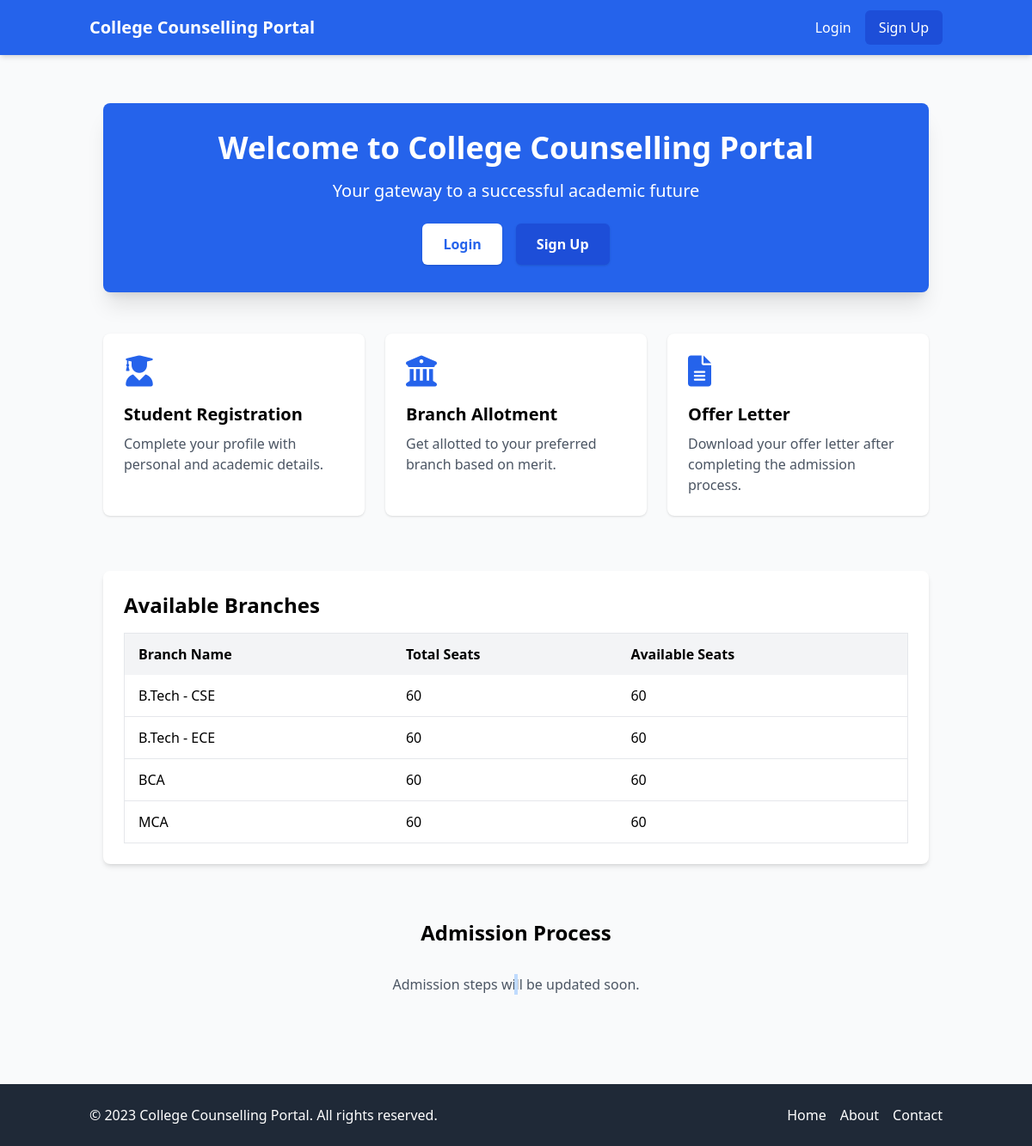
The page / on the database its author committed.
### counselling/models.py (models this page shows, shortened)
class SeatMatrix(models.Model):
    branch_name = models.CharField(max_length=100)
    total_seats = models.IntegerField(default=60)
    filled_seats = models.IntegerField(default=0)
    def available_seats(self):
        return self.total_seats - self.filled_seats

### counselling/views.py (the view)
# urls.py: path('', views.home, name='home'),
def home(request):
    branches = SeatMatrix.objects.all()
    return render(request, 'counselling/home.html', {'branches': branches})

### templates/counselling/home.html (shortened to what this page needs)
{% extends 'base.html' %}
{% block content %}
<div class="max-w-7xl mx-auto px-4 py-8">
    <div class="bg-blue-600 text-white rounded-lg shadow-xl p-8 mb-12 text-center">
        <h1 class="text-4xl font-bold mb-4">Welcome to College Counselling Portal</h1>
        <p class="text-lg md:text-xl mb-6">Your gateway to a successful academic future</p>
        {% if not user.is_authenticated %}
            <div class="flex flex-col md:flex-row justify-center space-y-3 md:space-y-0 md:space-x-4">
                <a href="{% url 'account_login' %}"
                   class="bg-white text-blue-600 hover:bg-blue-50 px-6 py-3 rounded-md font-semibold shadow">
                    Login
                </a>
                <a href="{% url 'account_signup' %}"
                   class="bg-blue-700 hover:bg-blue-800 px-6 py-3 rounded-md font-semibold shadow">
                    Sign Up
                </a>
            </div>
        {% endif %}
    </div>
    <div class="grid grid-cols-1 md:grid-cols-3 gap-6 mb-16">
        <div class="bg-white p-6 rounded-lg shadow hover:shadow-lg transition">
            <div class="text-blue-600 text-4xl mb-4">
                <i class="fas fa-user-graduate"></i>
            </div>
            <h2 class="text-xl font-semibold mb-2">Student Registration</h2>
            <p class="text-gray-600">Complete your profile with personal and academic details.</p>
        </div>
        <div class="bg-white p-6 rounded-lg shadow hover:shadow-lg transition">
            <div class="text-blue-600 text-4xl mb-4">
                <i class="fas fa-university"></i>
            </div>
            <h2 class="text-xl font-semibold mb-2">Branch Allotment</h2>
            <p class="text-gray-600">Get allotted to your preferred branch based on merit.</p>
        </div>
        <div class="bg-white p-6 rounded-lg shadow hover:shadow-lg transition">
            <div class="text-blue-600 text-4xl mb-4">
                <i class="fas fa-file-alt"></i>
            </div>
            <h2 class="text-xl font-semibold mb-2">Offer Letter</h2>
            <p class="text-gray-600">Download your offer letter after completing the admission process.</p>
        </div>
    </div>
    <div class="bg-white p-6 rounded-lg shadow-md mb-16">
        <h2 class="text-2xl font-bold mb-4">Available Branches</h2>
        {% if branches %}
            <div class="overflow-x-auto">
                <table class="min-w-full border border-gray-200 rounded-lg">
                    <thead class="bg-gray-100">
                        <tr>
                            <th class="py-3 px-4 text-left">Branch Name</th>
                            <th class="py-3 px-4 text-left">Total Seats</th>
                            <th class="py-3 px-4 text-left">Available Seats</th>
                        </tr>
                    </thead>
                    <tbody>
                        {% for branch in branches %}
                            <tr class="border-b hover:bg-gray-50">
                                <td class="py-3 px-4">{{ branch.branch_name }}</td>
                                <td class="py-3 px-4">{{ branch.total_seats }}</td>
                                <td class="py-3 px-4">{{ branch.available_seats }}</td>
                            </tr>
                        {% endfor %}
                    </tbody>
                </table>
            </div>
        {% else %}
            <p class="text-gray-600">No branches available at the moment.</p>
        {% endif %}
    </div>
    <div class="mb-12">
        <h2 class="text-2xl font-bold mb-8 text-center">Admission Process</h2>
        <div class="relative">
            <div class="hidden md:block absolute left-1/2 transform -translate-x-1/2 h-full w-1 bg-blue-200"></div>
            {% if steps %}
                {% for step in steps %}
                    <div class="flex flex-col md:flex-row items-center mb-12 relative">
                        {% if forloop.counter|divisibleby:"2" %}
                            <div class="md:w-1/2 md:pr-8"></div>
                            <div class="md:w-8 md:h-8 bg-blue-500 rounded-full flex items-center justify-center text-white font-bold z-10">
                                {{ step.num }}
                            </div>
                            <div class="md:w-1/2 md:pl-8 mt-4 md:mt-0">
                                <h3 class="text-lg font-semibold text-blue-600">{{ step.title }}</h3>
                                <p class="text-gray-600">{{ step.desc }}</p>
                                {% if step.url %}
                                    {% if step.url == 'download_offer_letter' and student and student.payment_verified and student.offer_letter_generated %}
                                        <a href="{% url step.url %}" class="mt-2 inline-block bg-indigo-600 text-white px-4 py-1 rounded hover:bg-indigo-700">Go</a>
                                    {% elif step.url != 'download_offer_letter' %}
                                        <a href="{% url step.url %}" class="mt-2 inline-block bg-blue-600 text-white px-4 py-1 rounded hover:bg-blue-700">Go</a>
                                    {% endif %}
                                {% endif %}
                            </div>
                        {% else %}
                            <div class="md:w-1/2 md:pr-8 text-right">
                                <h3 class="text-lg font-semibold text-blue-600">{{ step.title }}</h3>
                                <p class="text-gray-600">{{ step.desc }}</p>
                                {% if step.url %}
                                    {% if step.url == 'download_offer_letter' and student and student.payment_verified and student.offer_letter_generated %}
                                        <a href="{% url step.url %}" class="mt-2 inline-block bg-indigo-600 text-white px-4 py-1 rounded hover:bg-indigo-700">Go</a>
                                    {% elif step.url != 'download_offer_letter' %}
                                        <a href="{% url step.url %}" class="mt-2 inline-block bg-blue-600 text-white px-4 py-1 rounded hover:bg-blue-700">Go</a>
                                    {% endif %}
                                {% endif %}
                            </div>
                            <div class="md:w-8 md:h-8 bg-blue-500 rounded-full flex items-center justify-center text-white font-bold z-10">
                                {{ step.num }}
                            </div>
                            <div class="md:w-1/2 md:pl-8"></div>
                        {% endif %}
                    </div>
                {% endfor %}
            {% else %}
                <p class="text-gray-600 text-center">Admission steps will be updated soon.</p>
            {% endif %}
        </div>
    </div>
</div>
{% endblock %}

### templates/base.html (shortened to what this page needs)
<!DOCTYPE html>
<html lang="en">
<head>
    <script src="https://cdn.tailwindcss.com"></script>
    <link rel="stylesheet" href="https://cdnjs.cloudflare.com/ajax/libs/font-awesome/6.0.0/css/all.min.css">
    {% load static %}
    <link rel="stylesheet" href="{% static 'auth.css' %}">
</head>
<body class="bg-gray-50 min-h-screen flex flex-col">
    <nav class="bg-blue-600 text-white shadow-md">
        <div class="container mx-auto px-4 py-3 flex justify-between items-center">
            <a href="{% url 'home' %}" class="text-xl font-bold">College Counselling Portal</a>
            <div class="flex items-center space-x-4">
                {% if user.is_authenticated %}
                    {% if user.is_staff %}
                        <a href="{% url 'admin_dashboard' %}" class="hover:text-blue-200">Admin Dashboard</a>
                    {% else %}
                        <a href="{% url 'home' %}" class="bg-blue-700 hover:bg-blue-800 px-4 py-2 rounded-md">Profile</a>
                    {% endif %}
                    <a href="{% url 'account_logout' %}" class="bg-blue-700 hover:bg-blue-800 px-4 py-2 rounded-md">Logout</a>
                {% else %}
                    <a href="{% url 'account_login' %}" class="hover:text-blue-200">Login</a>
                    <a href="{% url 'account_signup' %}" class="bg-blue-700 hover:bg-blue-800 px-4 py-2 rounded-md">Sign Up</a>
                {% endif %}
            </div>
        </div>
    </nav>
    <main class="container mx-auto px-4 py-6 flex-grow">
        {% block content %}{% endblock %}
    </main>
    <footer class="bg-gray-800 text-white py-6 mt-auto">
        <div class="container mx-auto px-4">
            <div class="flex flex-col md:flex-row justify-between items-center">
                <div class="mb-4 md:mb-0">
                    <p>&copy; 2023 College Counselling Portal. All rights reserved.</p>
                </div>
                <div class="flex space-x-4">
                    <a href="{% url 'home' %}" class="hover:text-blue-300">Home</a>
                    <a href="{% url 'about' %}" class="hover:text-blue-300">About</a>
                    <a href="{% url 'contact' %}" class="hover:text-blue-300">Contact</a>
                </div>
            </div>
        </div>
    </footer>
</body>
</html>

### rows shown on the page
SeatMatrix: branch_name "B.Tech - CSE", total_seats "60", available_seats "60"
SeatMatrix: branch_name "B.Tech - ECE", total_seats "60", available_seats "60"
SeatMatrix: branch_name "BCA", total_seats "60", available_seats "60"
SeatMatrix: branch_name "MCA", total_seats "60", available_seats "60"
